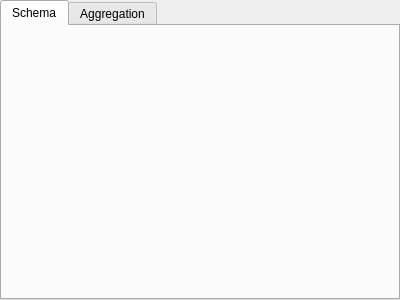
<?xml version="1.0" encoding="UTF-8"?>
<ui version="4.0">
 <class>UserFeedback::Analyzer::SchemaEditor</class>
 <widget class="QWidget" name="UserFeedback::Analyzer::SchemaEditor">
  <property name="geometry">
   <rect>
    <x>0</x>
    <y>0</y>
    <width>400</width>
    <height>300</height>
   </rect>
  </property>
  <layout class="QVBoxLayout" name="verticalLayout">
   <property name="leftMargin">
    <number>0</number>
   </property>
   <property name="topMargin">
    <number>0</number>
   </property>
   <property name="rightMargin">
    <number>0</number>
   </property>
   <property name="bottomMargin">
    <number>0</number>
   </property>
   <item>
    <widget class="QTabWidget" name="tabWidget">
     <property name="currentIndex">
      <number>0</number>
     </property>
     <widget class="UserFeedback::Analyzer::SchemaEditWidget" name="schema">
      <attribute name="title">
       <string>Schema</string>
      </attribute>
     </widget>
     <widget class="UserFeedback::Analyzer::AggregationEditWidget" name="aggregation">
      <attribute name="title">
       <string>Aggregation</string>
      </attribute>
     </widget>
    </widget>
   </item>
  </layout>
  <action name="actionSave">
   <property name="icon">
    <iconset theme="document-save">
     <normaloff>.</normaloff>.</iconset>
   </property>
   <property name="text">
    <string>&amp;Save Schema</string>
   </property>
   <property name="toolTip">
    <string>Save changes to the product schema.</string>
   </property>
  </action>
  <action name="actionImportSchema">
   <property name="icon">
    <iconset theme="document-import">
     <normaloff>.</normaloff>.</iconset>
   </property>
   <property name="text">
    <string>&amp;Import Schema</string>
   </property>
   <property name="toolTip">
    <string>Import a schema for this product.</string>
   </property>
  </action>
  <action name="actionExportSchema">
   <property name="icon">
    <iconset theme="document-export">
     <normaloff>.</normaloff>.</iconset>
   </property>
   <property name="text">
    <string>&amp;Export Schema</string>
   </property>
   <property name="toolTip">
    <string>Export the schema of this product.</string>
   </property>
  </action>
 </widget>
 <customwidgets>
  <customwidget>
   <class>UserFeedback::Analyzer::SchemaEditWidget</class>
   <extends>QWidget</extends>
   <header>schemaeditor/schemaeditwidget.h</header>
   <container>1</container>
  </customwidget>
  <customwidget>
   <class>UserFeedback::Analyzer::AggregationEditWidget</class>
   <extends>QWidget</extends>
   <header>schemaeditor/aggregationeditwidget.h</header>
   <container>1</container>
  </customwidget>
 </customwidgets>
 <resources/>
 <connections/>
</ui>
